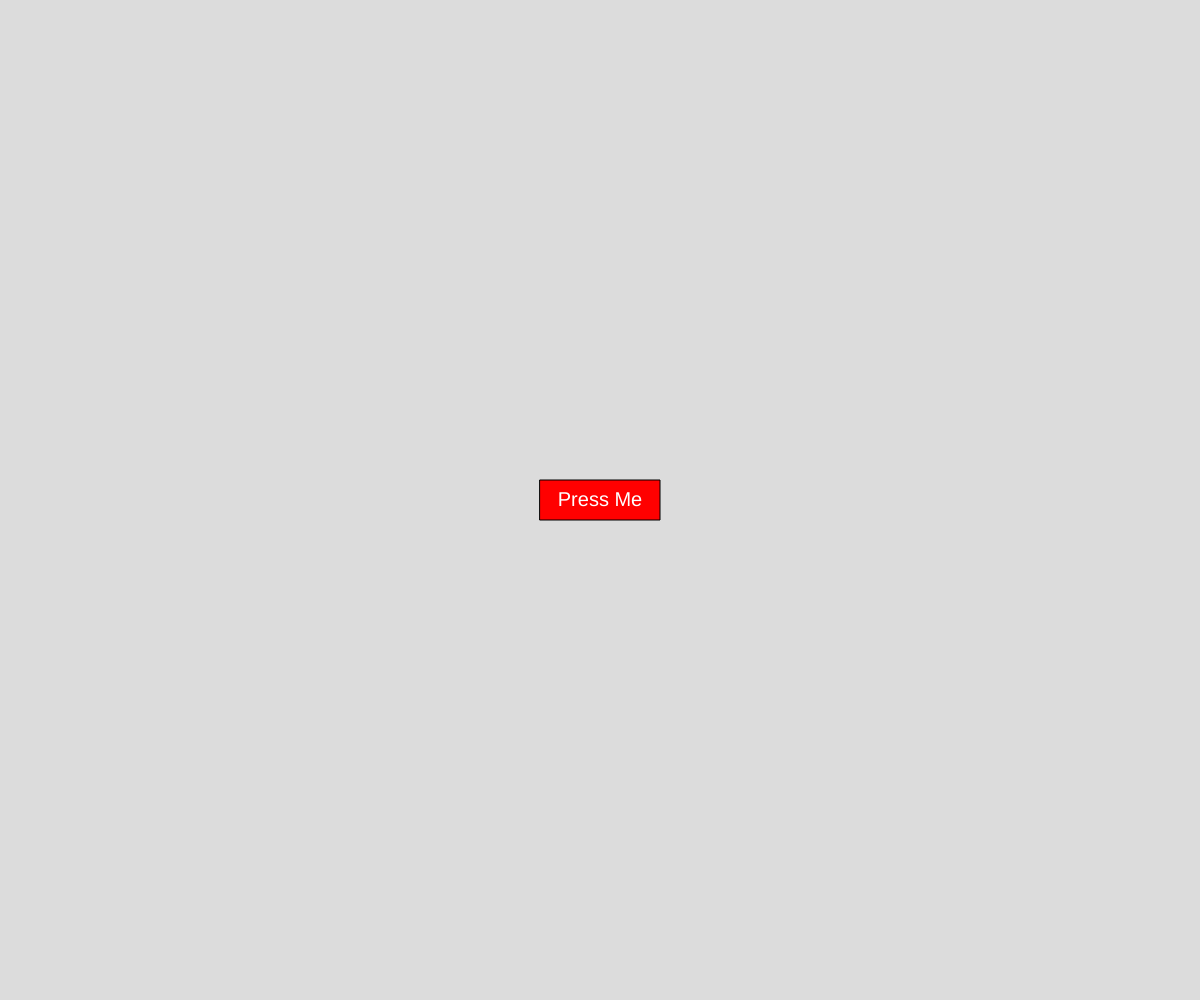
Frame 1 (no input)
Frame 60 (no input): identical to frame 1, image omitted
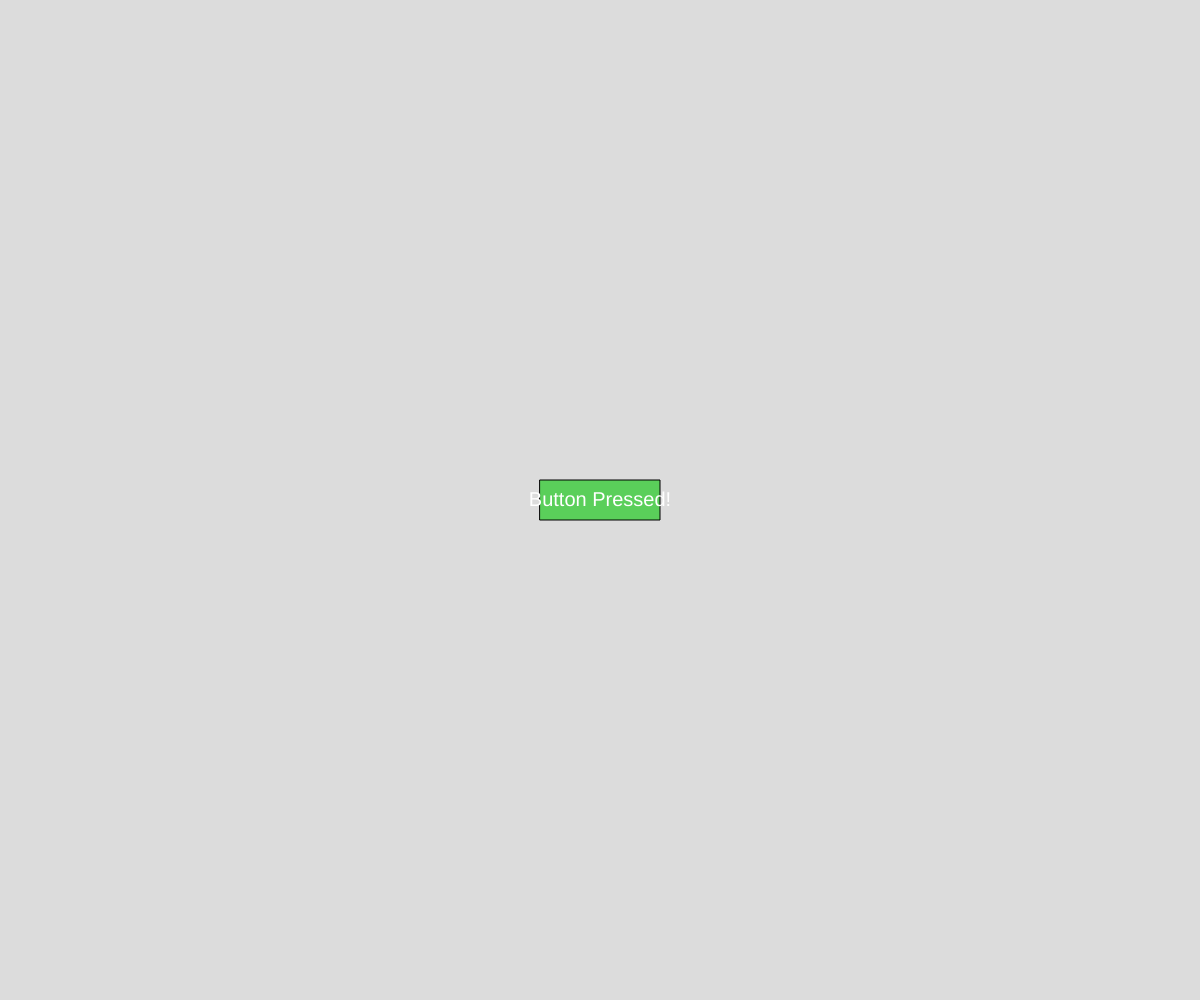
Frame 120 (the mouse pressed at the canvas centre since frame 60)

The p5.js sketch that drew these frames (run headless with seeded random() and noise() and a simulated clock; from frame 60 on, the mouse is pressed at the canvas centre):

// p5.js sketch
// ── sketch.js
// Project Title
// Your Name
// Date
//
// Extra for Experts:
// - describe what you did to take this project "above and beyond"
// Project Title
// Your Name
// Date
//
// Extra for Experts:
// - describe what you did to take this project "above and beyond"

// State variable for the button
let buttonPressed = false;

let myButton = {x: 0, y: 0, w: 120, h: 40, color: "red"};

function setup() {
  createCanvas(windowWidth, windowHeight);
  myButton.x = width/2 - myButton.w/2;
  myButton.y = height/2 - myButton.h/2;
}

function drawButton() {
  fill(myButton.color);
  rect(myButton.x, myButton.y, myButton.w, myButton.h);
  fill(255);
  textAlign(CENTER, CENTER);
  textSize(20);
  text("Press Me", myButton.x + myButton.w/2, myButton.y + myButton.h/2);
}

function draw() {
  background(220);

  if (!buttonPressed) {
    drawButton();
  } else {
    fill(0, 200, 0, 150); // Semi-transparent green
    rect(myButton.x, myButton.y, myButton.w, myButton.h);
    fill(255);
    textAlign(CENTER, CENTER);
    textSize(20);
    text("Button Pressed!", width/2, height/2);
  }
}

function mousePressed() {
  if (mouseX > myButton.x && mouseX < myButton.x + myButton.w && mouseY > myButton.y && mouseY < myButton.y + myButton.h) {
    buttonPressed = !buttonPressed;
  }
}
